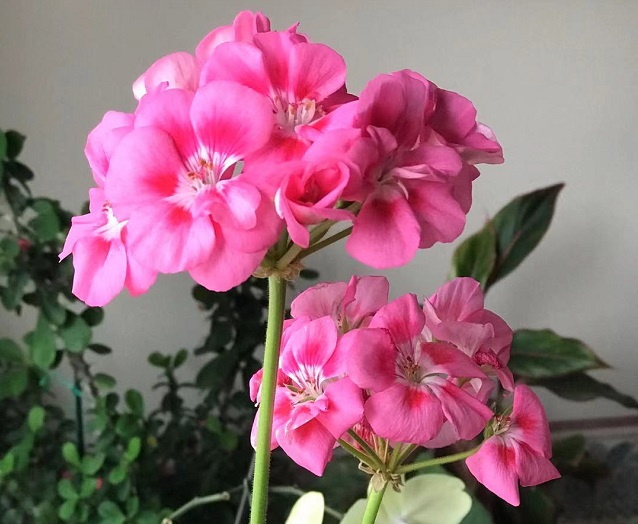
#> input picture res/flower003.jpg, 638 x 524 px
$ python ImageFundamental.py
#> lines starting #> are read from the running program, lines starting #| are printed output that depends on the picture
import cv2
import numpy as np

#
# Load the image
#
img = cv2.imread("../res/flower003.jpg")
#> img is the input picture: shape (524, 638, 3); mean B, G, R 121, 107.5, 149.3
img = cv2.resize(img, (0,0), fx=0.6, fy=0.6)
#> img: shape (314, 383, 3)
print("BGR values on pixel at (100,100) are", img[100,100])
#| BGR values on pixel at (100,100) are [147  63 251]
#
# Split image into BRG,
# Show Blue, Red, Green in colored space
#
blue = img.copy()
blue[:,:,1] = 0
blue[:,:,2] = 0

red = img.copy()
red[:,:,0] = 0
red[:,:,1] = 0
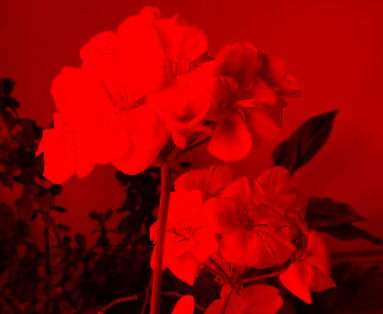
#> red: shape (314, 383, 3); mean B, G, R 0, 0, 149.3

green = img.copy()
green[:,:,0] = 0
green[:,:,2] = 0
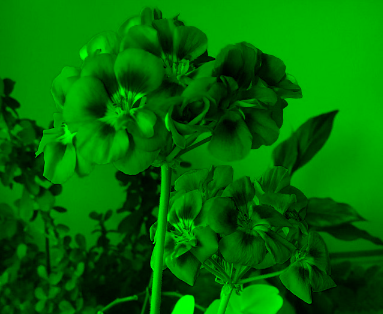
#> green: shape (314, 383, 3); mean B, G, R 0, 107.5, 0

color_split = np.concatenate((blue,green,red),axis=1)
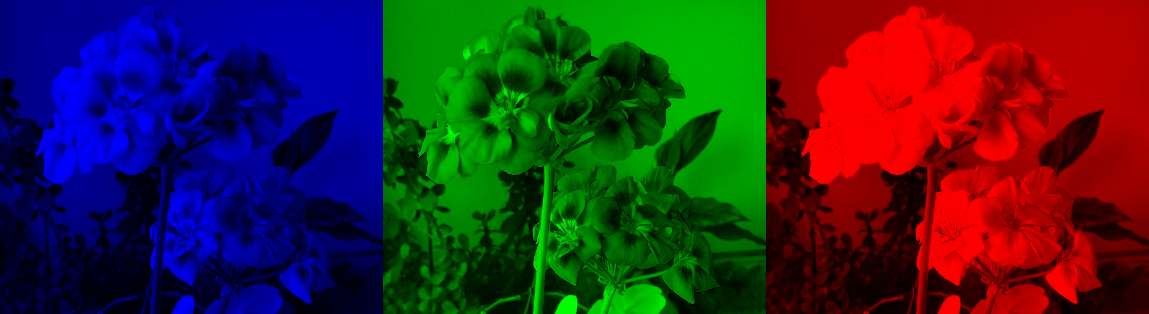
#> color_split: shape (314, 1149, 3); mean B, G, R 40.3, 35.8, 49.8

cv2.imshow("Color Image", img)
cv2.imshow("Blue", blue)
cv2.imshow("Green", green)
cv2.imshow("Red", red)
cv2.imshow("Blue,Green,Red split", color_split)
cv2.waitKey(0)
cv2.destroyAllWindows()


#
# Split image into BRG,
# Show Blue, Red, Green in single channel as grayscale
#
b = img[:,:,0]
g = img[:,:,1]
r = img[:,:,2]

bgr_split = np.concatenate((b,g,r),axis=1)
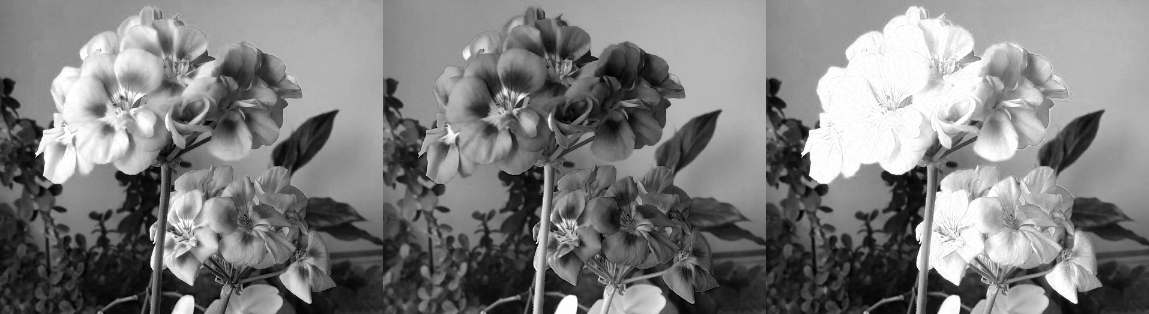
#> bgr_split: shape (314, 1149); min 0, max 255, mean 126

cv2.imshow("Blue", b)
cv2.imshow("Green", g)
cv2.imshow("Red", r)

cv2.imshow("Color Image", img)
cv2.imshow("Blue,Green,Red split", bgr_split)

cv2.waitKey(0)
cv2.destroyAllWindows()


#
# Split image into HSV,
#
hsv = cv2.cvtColor(img, cv2.COLOR_BGR2HSV)
#> hsv: shape (314, 383, 3); mean H, S, V 84, 82, 152.8
h,s,v = cv2.split(hsv)
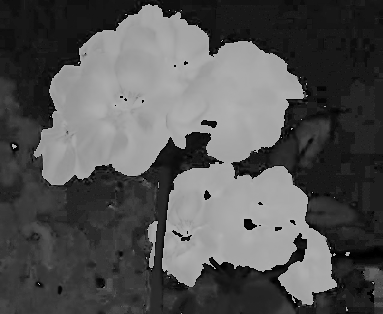
#> h: shape (314, 383); min 0, max 179, mean 84
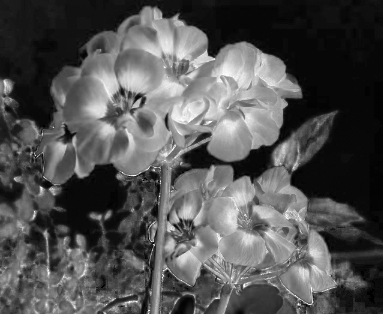
#> s: shape (314, 383); min 0, max 255, mean 82
hsv_split = np.concatenate((h,s,v),axis=1)
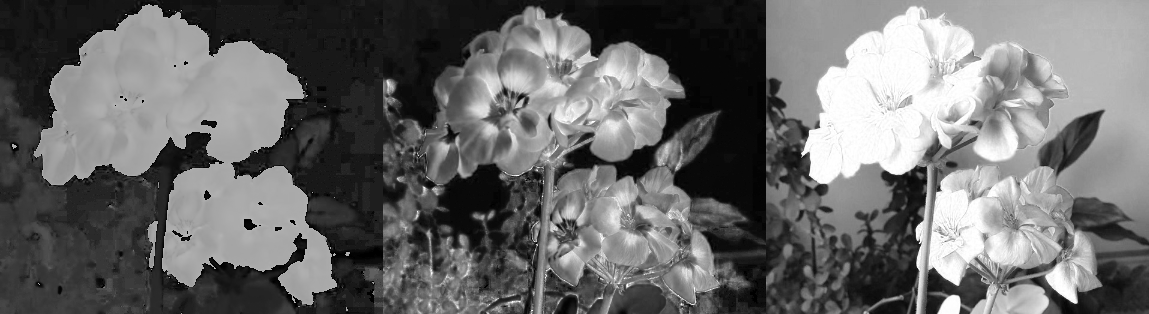
#> hsv_split: shape (314, 1149); min 0, max 255, mean 106.2

cv2.imshow("Hue", h)
cv2.imshow("Saturation", s)
cv2.imshow("Value", v)

cv2.imshow("Color Image", img)
cv2.imshow("Hue, Saturation and Value split",hsv_split)
cv2.waitKey(0)
cv2.destroyAllWindows()

$ run again, with res/flower001.jpg copied over res/flower003.jpg
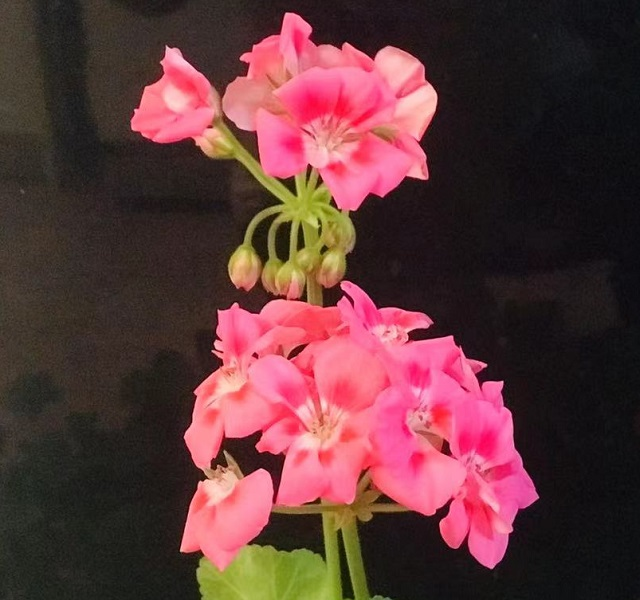
#> input picture res/flower001.jpg, 640 x 600 px
#> img is the input picture: shape (600, 640, 3); mean B, G, R 58, 55.8, 94.9
#> img: shape (360, 384, 3)
#| BGR values on pixel at (100,100) are [29 30 40]
#> hsv: shape (360, 384, 3); mean H, S, V 95.1, 91.5, 95.7
#> `h,s,v = cv2.split(hsv)`:
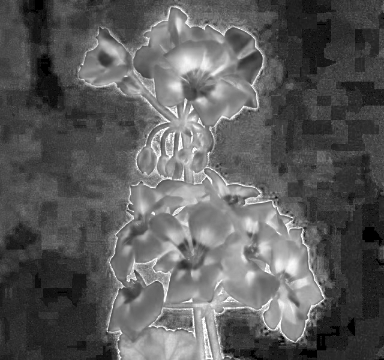
#> s: shape (360, 384); min 0, max 255, mean 91.5
#> `hsv_split = np.concatenate((h,s,v),axis=1)`:
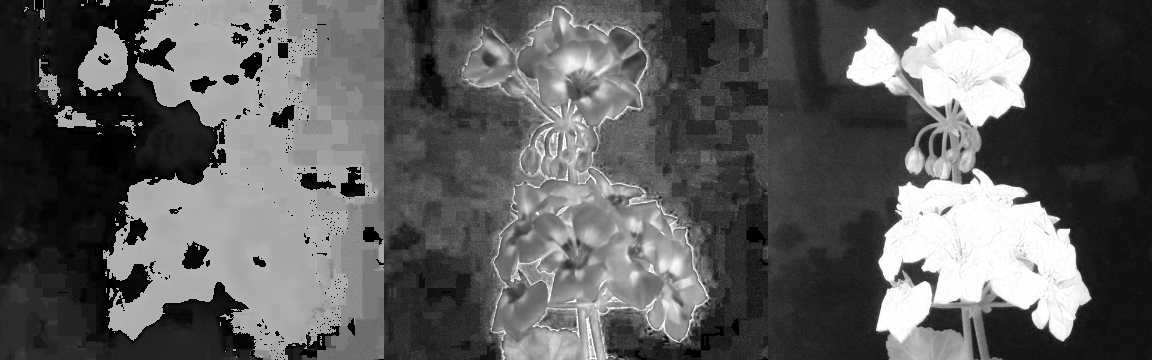
#> hsv_split: shape (360, 1152); min 0, max 255, mean 94.1

$ run again, with res/flower002.jpg copied over res/flower003.jpg
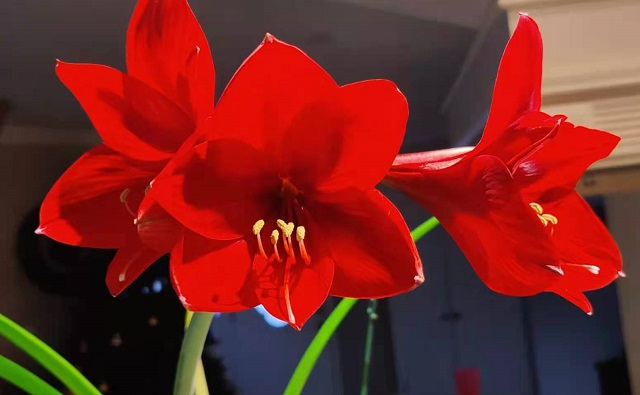
#> input picture res/flower002.jpg, 640 x 395 px
#> img is the input picture: shape (395, 640, 3); mean B, G, R 34, 38.7, 121.1
#> img: shape (237, 384, 3)
#| BGR values on pixel at (100,100) are [ 18  21 233]
#> hsv: shape (237, 384, 3); mean H, S, V 54.5, 158.9, 125.9
#> `h,s,v = cv2.split(hsv)`:
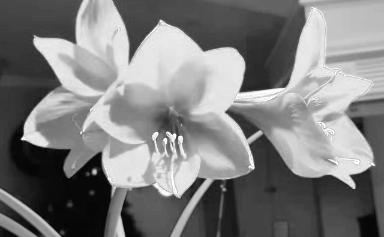
#> v: shape (237, 384); min 3, max 255, mean 125.9
#> `hsv_split = np.concatenate((h,s,v),axis=1)`:
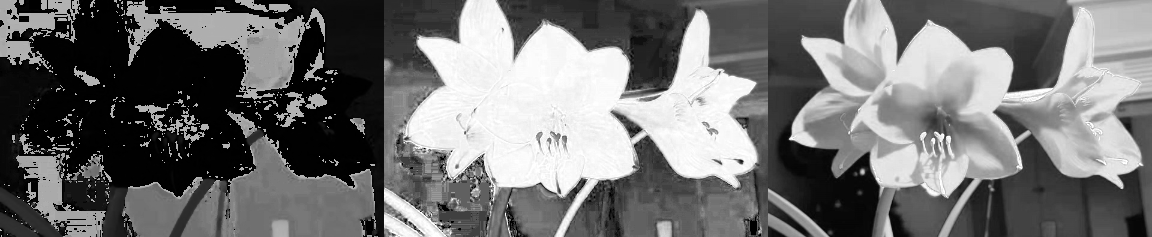
#> hsv_split: shape (237, 1152); min 0, max 255, mean 113.1

$ run again, with res/flower004.jpg copied over res/flower003.jpg
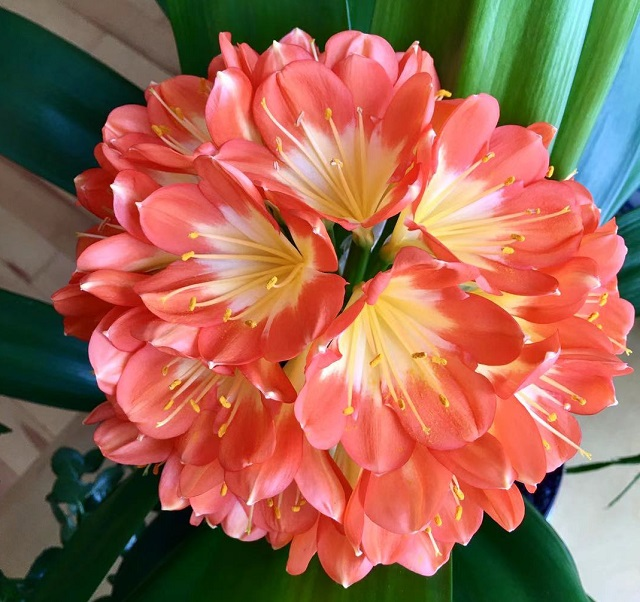
#> input picture res/flower004.jpg, 640 x 602 px
#> img is the input picture: shape (602, 640, 3); mean B, G, R 82.4, 102.3, 157.4
#> img: shape (361, 384, 3)
#| BGR values on pixel at (100,100) are [  0   8 155]
#> hsv: shape (361, 384, 3); mean H, S, V 43.4, 156.6, 171.3
#> `hsv_split = np.concatenate((h,s,v),axis=1)`:
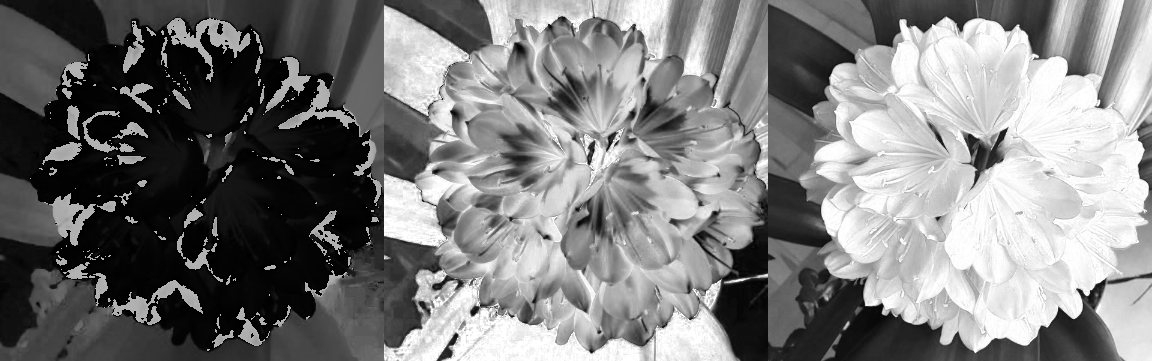
#> hsv_split: shape (361, 1152); min 0, max 255, mean 123.8
